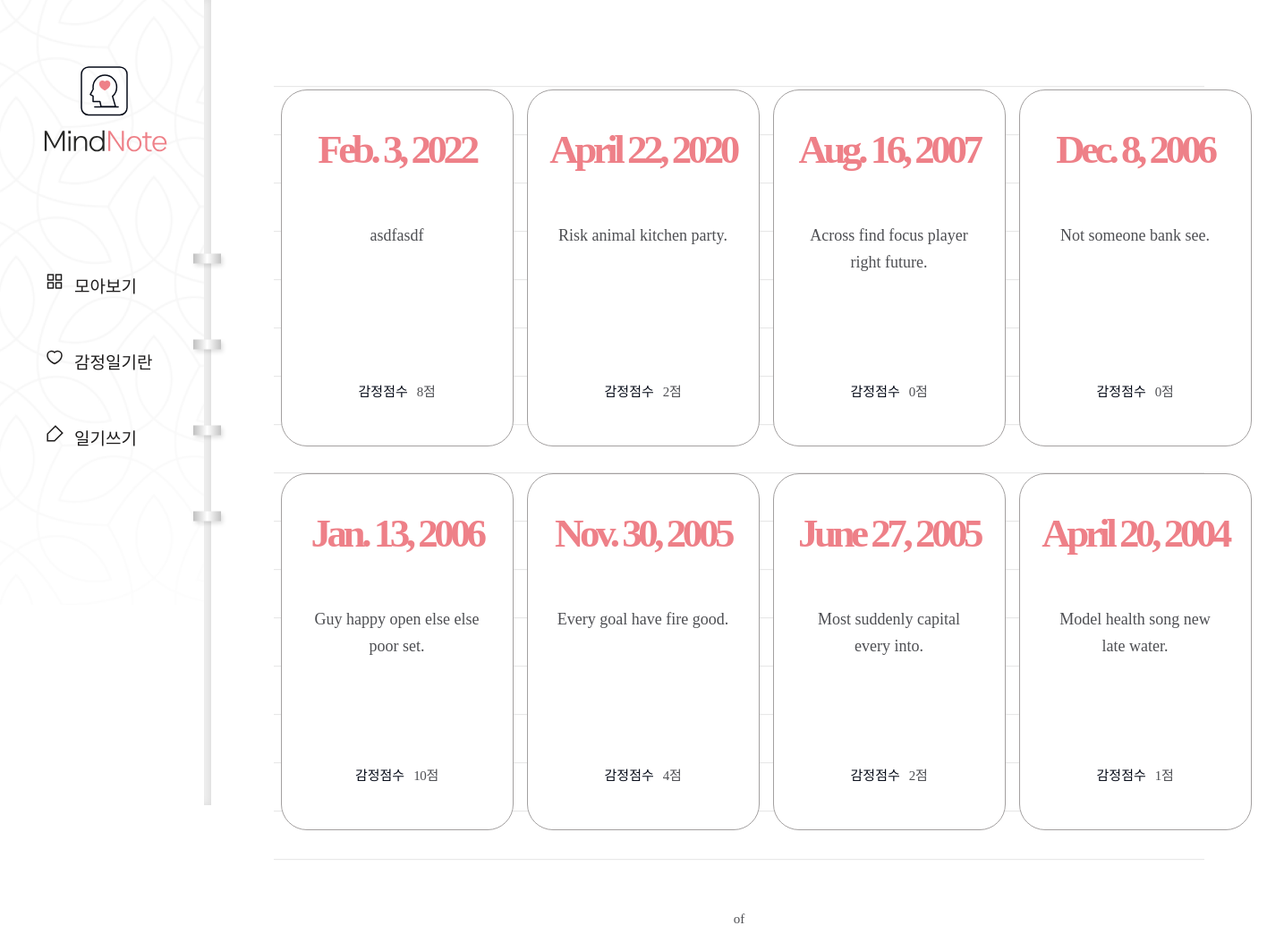
/diary/, run on an earlier commit of the app's database.
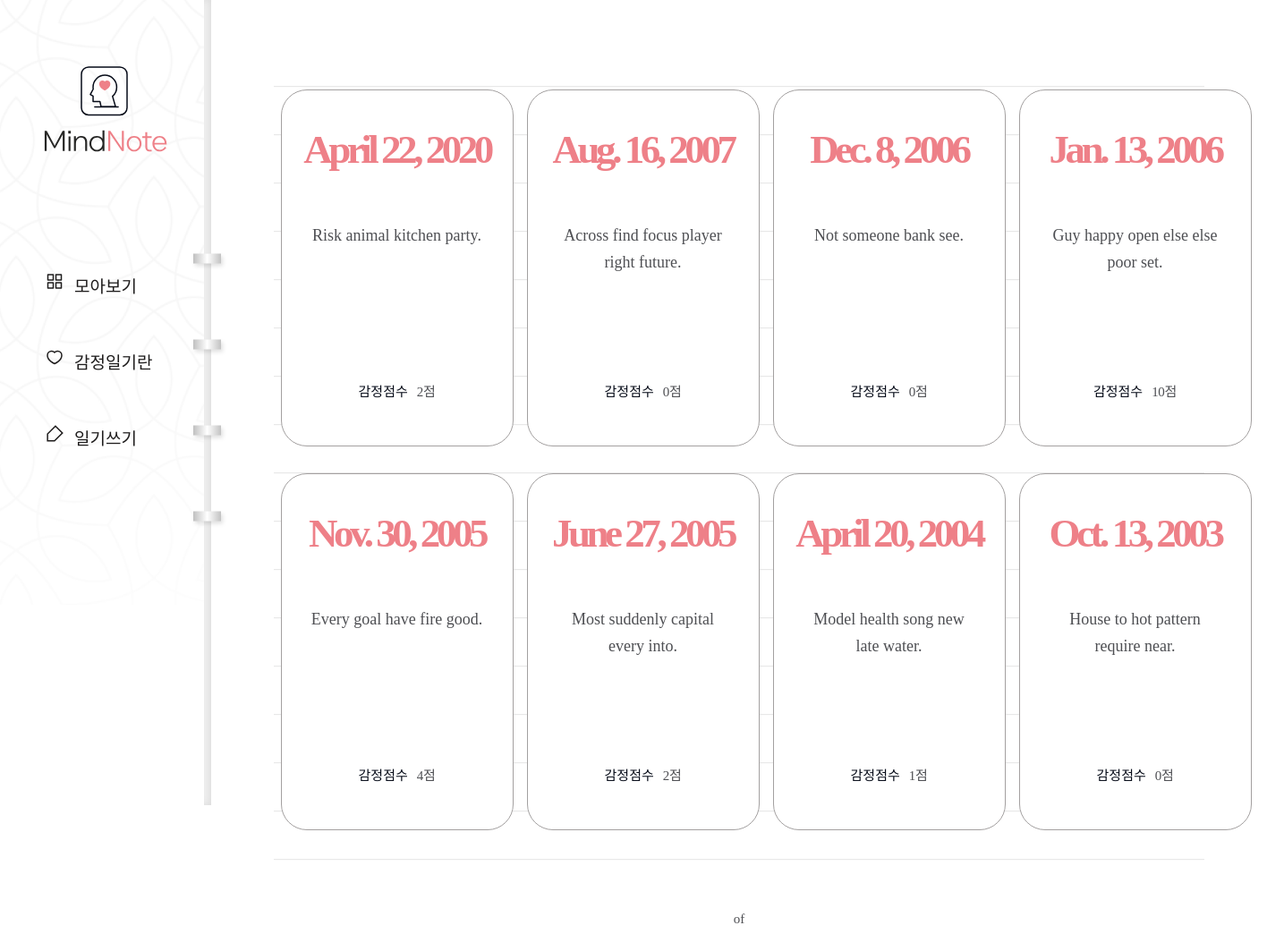
And on a later commit of the database.
### diary/models.py (models this page shows, shortened)
class Page(models.Model):
    title = models.CharField(max_length=100, validators=[validate_no_hash])
    content = models.TextField(validators=[validate_no_hash])
    feeling = models.CharField(
        max_length=80, validators=[validate_no_hash, validate_no_numbers]
    )
    score = models.IntegerField(validators=[validate_score])
    dt_created = models.DateField()

### diary/views.py (the view)
# urls.py: path("diary/", views.PageListView.as_view(), name="page-list"),
class PageListView(ListView):
    model = Page
    template_name = "diary/page_list.html"
    ordering = ["-dt_created"]
    paginate_by = 8
    page_kwarg = "page"

### diary/templates/diary/page_list.html (shortened to what this page needs)
{% extends './base.html' %}
{% load static %}
{% block content %}
  {% if page_obj.object_list %}
    <div class="wrap-note">
      <div class="note">
        <div class="note-list">
          <ul>
            {% for obj in page_obj.object_list %}
              <li>
                <a href="{% url 'page-detail' obj.id %}">
                  <div class="date">
                    <span>{{ obj.dt_created }}</span>
                  </div>
                  <h2>{{ obj.title }}</h2>
                  <div class="score">
                    <p>감정점수</p>
                    <span>{{ obj.score }}점</span>
                  </div>
                </a>
              </li>
            {% endfor %}
          </ul>
        </div>
        <div class="paging">
          <span class="page">
            <p>{{ page_object.number }} of {{ page_object.paginator.num_pages }}</p>
          </span>
        </div>
      </div>
    </div>
  {% endif %}
{% endblock content %}

What changed in the data, as far as the page shows it:
removed Page: dt_created "Feb. 3, 2022", title "asdfasdf", score "8"
now on this page (row unchanged): Page: dt_created "Oct. 13, 2003", title "House to hot pattern require near.", score "0"
